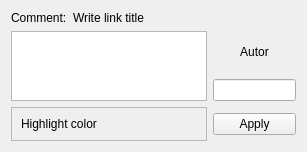
<?xml version="1.0" encoding="UTF-8"?>
<ui version="4.0">
 <class>Comments</class>
 <widget class="QWidget" name="Comments">
  <property name="geometry">
   <rect>
    <x>0</x>
    <y>0</y>
    <width>307</width>
    <height>147</height>
   </rect>
  </property>
  <property name="windowTitle">
   <string>Add Annotation</string>
  </property>
  <layout class="QGridLayout" name="gridLayout" rowstretch="0,0,0,0,0" columnstretch="0,0,0,0">
   <item row="0" column="0">
    <widget class="QLabel" name="label">
     <property name="text">
      <string>Comment:</string>
     </property>
    </widget>
   </item>
   <item row="4" column="0" colspan="3">
    <widget class="QFrame" name="hFrame">
     <property name="frameShape">
      <enum>QFrame::StyledPanel</enum>
     </property>
     <property name="frameShadow">
      <enum>QFrame::Raised</enum>
     </property>
     <layout class="QHBoxLayout" name="horizontalLayout">
      <item>
       <widget class="QLabel" name="label_2">
        <property name="text">
         <string>Highlight color</string>
        </property>
       </widget>
      </item>
      <item>
       <widget class="ColorPicker" name="hColor" native="true"/>
      </item>
     </layout>
    </widget>
   </item>
   <item row="4" column="3">
    <widget class="QPushButton" name="apply">
     <property name="text">
      <string>Apply</string>
     </property>
    </widget>
   </item>
   <item row="0" column="1">
    <widget class="QLabel" name="linkLabel">
     <property name="text">
      <string>Write link title</string>
     </property>
    </widget>
   </item>
   <item row="1" column="0" rowspan="2" colspan="3">
    <widget class="QTextEdit" name="content"/>
   </item>
   <item row="2" column="3">
    <widget class="QLineEdit" name="author"/>
   </item>
   <item row="1" column="3">
    <widget class="QLabel" name="label_3">
     <property name="text">
      <string>Autor</string>
     </property>
     <property name="alignment">
      <set>Qt::AlignCenter</set>
     </property>
    </widget>
   </item>
   <item row="3" column="3">
    <spacer name="verticalSpacer">
     <property name="orientation">
      <enum>Qt::Vertical</enum>
     </property>
     <property name="sizeHint" stdset="0">
      <size>
       <width>20</width>
       <height>40</height>
      </size>
     </property>
    </spacer>
   </item>
  </layout>
 </widget>
 <customwidgets>
  <customwidget>
   <class>ColorPicker</class>
   <extends>QWidget</extends>
   <header>colorpicker.h</header>
   <container>1</container>
  </customwidget>
 </customwidgets>
 <resources/>
 <connections>
  <connection>
   <sender>apply</sender>
   <signal>clicked()</signal>
   <receiver>Comments</receiver>
   <slot>apply()</slot>
   <hints>
    <hint type="sourcelabel">
     <x>20</x>
     <y>20</y>
    </hint>
    <hint type="destinationlabel">
     <x>20</x>
     <y>20</y>
    </hint>
   </hints>
  </connection>
 </connections>
</ui>
